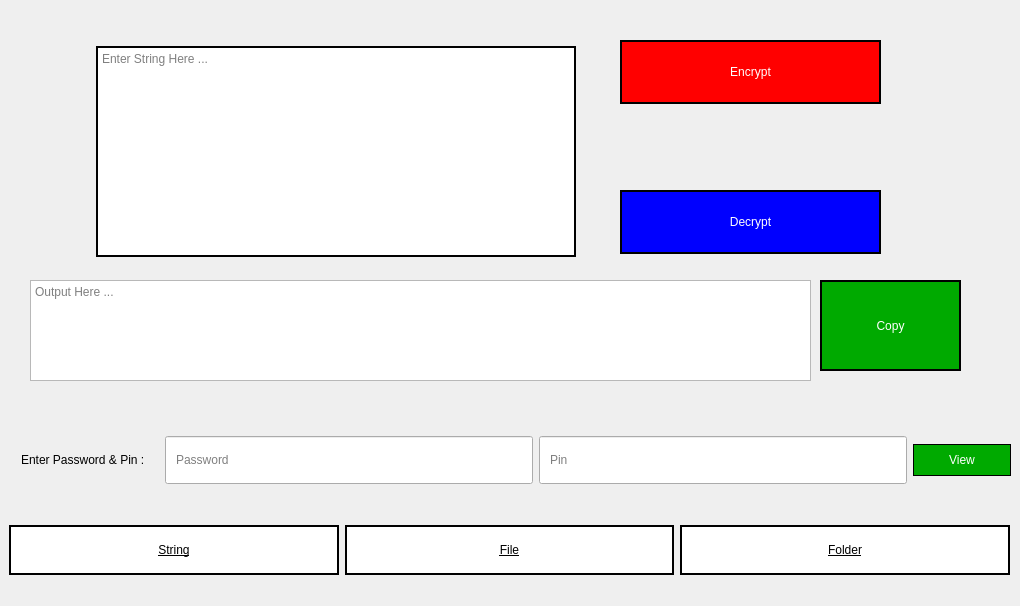
<?xml version="1.0" encoding="UTF-8"?>
<ui version="4.0">
 <class>MainWindow</class>
 <widget class="QMainWindow" name="MainWindow">
  <property name="geometry">
   <rect>
    <x>0</x>
    <y>0</y>
    <width>1020</width>
    <height>606</height>
   </rect>
  </property>
  <property name="minimumSize">
   <size>
    <width>1020</width>
    <height>0</height>
   </size>
  </property>
  <property name="maximumSize">
   <size>
    <width>1020</width>
    <height>16777215</height>
   </size>
  </property>
  <property name="windowTitle">
   <string>MainWindow</string>
  </property>
  <widget class="QWidget" name="centralwidget">
   <widget class="QWidget" name="horizontalLayoutWidget">
    <property name="geometry">
     <rect>
      <x>9</x>
      <y>510</y>
      <width>1001</width>
      <height>80</height>
     </rect>
    </property>
    <layout class="QHBoxLayout" name="horizontalLayout_2">
     <item>
      <widget class="QPushButton" name="stringButton">
       <property name="styleSheet">
        <string notr="true">background-color: rgb(255, 255, 255);
font: 75 14pt &quot;MS Shell Dlg 2&quot;;
text-decoration: underline;
border-style: solid;
border-color: rgb(0, 0, 0);
border-width: 2px;
magin: 8px;
padding: 16px;</string>
       </property>
       <property name="text">
        <string>String</string>
       </property>
      </widget>
     </item>
     <item>
      <widget class="QPushButton" name="fileButton">
       <property name="styleSheet">
        <string notr="true">background-color: rgb(255, 255, 255);
font: 75 14pt &quot;MS Shell Dlg 2&quot;;
text-decoration: underline;
border-style: solid;
border-color: rgb(0, 0, 0);
border-width: 2px;
magin: 8px;
padding: 16px;</string>
       </property>
       <property name="text">
        <string>File</string>
       </property>
      </widget>
     </item>
     <item>
      <widget class="QPushButton" name="folderButton">
       <property name="styleSheet">
        <string notr="true">background-color: rgb(255, 255, 255);
font: 75 14pt &quot;MS Shell Dlg 2&quot;;
text-decoration: underline;
border-style: solid;
border-color: rgb(0, 0, 0);
border-width: 2px;
magin: 8px;
padding: 16px;</string>
       </property>
       <property name="text">
        <string>Folder</string>
       </property>
      </widget>
     </item>
    </layout>
   </widget>
   <widget class="QWidget" name="horizontalLayoutWidget_2">
    <property name="geometry">
     <rect>
      <x>10</x>
      <y>420</y>
      <width>1001</width>
      <height>80</height>
     </rect>
    </property>
    <layout class="QHBoxLayout" name="horizontalLayout_3">
     <item>
      <widget class="QLabel" name="passwordPin">
       <property name="styleSheet">
        <string notr="true">font: 12pt &quot;MS Shell Dlg 2&quot;;
padding: 8px;</string>
       </property>
       <property name="text">
        <string>Enter Password &amp; Pin : </string>
       </property>
      </widget>
     </item>
     <item>
      <widget class="QLineEdit" name="passwordInput">
       <property name="minimumSize">
        <size>
         <width>0</width>
         <height>48</height>
        </size>
       </property>
       <property name="styleSheet">
        <string notr="true">font: 10pt &quot;MS Shell Dlg 2&quot;;
padding: 8px;</string>
       </property>
       <property name="text">
        <string/>
       </property>
       <property name="echoMode">
        <enum>QLineEdit::Password</enum>
       </property>
       <property name="placeholderText">
        <string>Password</string>
       </property>
      </widget>
     </item>
     <item>
      <widget class="QLineEdit" name="PinInput">
       <property name="minimumSize">
        <size>
         <width>48</width>
         <height>48</height>
        </size>
       </property>
       <property name="styleSheet">
        <string notr="true">font: 10pt &quot;MS Shell Dlg 2&quot;;
padding: 8px;</string>
       </property>
       <property name="text">
        <string/>
       </property>
       <property name="echoMode">
        <enum>QLineEdit::Password</enum>
       </property>
       <property name="placeholderText">
        <string>Pin</string>
       </property>
      </widget>
     </item>
     <item>
      <widget class="QPushButton" name="encryptButton_2">
       <property name="styleSheet">
        <string notr="true">border-color: rgb(0, 0, 0);
border-style: solid;
border-width: 1px;
padding: 8px;
color: rgb(255, 255, 255);
background-color: rgb(0, 170, 0);
font: 12pt &quot;MS Shell Dlg 2&quot;;
width: 80px;</string>
       </property>
       <property name="text">
        <string>View</string>
       </property>
      </widget>
     </item>
    </layout>
   </widget>
   <widget class="QStackedWidget" name="stackedWidget">
    <property name="geometry">
     <rect>
      <x>10</x>
      <y>10</y>
      <width>981</width>
      <height>391</height>
     </rect>
    </property>
    <property name="currentIndex">
     <number>0</number>
    </property>
    <widget class="QWidget" name="stringPage">
     <widget class="QTextEdit" name="textEdit">
      <property name="geometry">
       <rect>
        <x>70</x>
        <y>20</y>
        <width>512</width>
        <height>243</height>
       </rect>
      </property>
      <property name="maximumSize">
       <size>
        <width>512</width>
        <height>16777215</height>
       </size>
      </property>
      <property name="styleSheet">
       <string notr="true">border-style: solid;
font: 12pt &quot;MS Shell Dlg 2&quot;;
border-width: 2px;
border-color: rgb(0, 0, 0);
margin: 16px;</string>
      </property>
      <property name="placeholderText">
       <string>Enter String Here ... </string>
      </property>
     </widget>
     <widget class="QPushButton" name="decryptButton">
      <property name="geometry">
       <rect>
        <x>610</x>
        <y>180</y>
        <width>261</width>
        <height>64</height>
       </rect>
      </property>
      <property name="styleSheet">
       <string notr="true">border-color: rgb(0, 0, 0);
border-style: solid;
border-width: 2px;
magin: 8px;
padding: 16px;
background-color: rgb(0, 0, 255);
color: rgb(255, 255, 255);
font: 87 14pt &quot;Arial Black&quot;;</string>
      </property>
      <property name="text">
       <string>Decrypt</string>
      </property>
     </widget>
     <widget class="QPushButton" name="encryptButton">
      <property name="geometry">
       <rect>
        <x>610</x>
        <y>30</y>
        <width>261</width>
        <height>64</height>
       </rect>
      </property>
      <property name="styleSheet">
       <string notr="true">border-color: rgb(0, 0, 0);
border-style: solid;
border-width: 2px;
magin: 8px;
padding: 16px;
color: rgb(255, 255, 255);
font: 87 14pt &quot;Arial Black&quot;;
background-color: rgb(255, 0, 0);</string>
      </property>
      <property name="text">
       <string>Encrypt</string>
      </property>
     </widget>
     <widget class="QTextBrowser" name="textBrowser">
      <property name="geometry">
       <rect>
        <x>20</x>
        <y>270</y>
        <width>781</width>
        <height>101</height>
       </rect>
      </property>
      <property name="styleSheet">
       <string notr="true">font: 12pt &quot;MS Shell Dlg 2&quot;;</string>
      </property>
      <property name="html">
       <string>&lt;!DOCTYPE HTML PUBLIC &quot;-//W3C//DTD HTML 4.0//EN&quot; &quot;http://www.w3.org/TR/REC-html40/strict.dtd&quot;&gt;
&lt;html&gt;&lt;head&gt;&lt;meta name=&quot;qrichtext&quot; content=&quot;1&quot; /&gt;&lt;style type=&quot;text/css&quot;&gt;
p, li { white-space: pre-wrap; }
&lt;/style&gt;&lt;/head&gt;&lt;body style=&quot; font-family:'MS Shell Dlg 2'; font-size:12pt; font-weight:400; font-style:normal;&quot;&gt;
&lt;p style=&quot;-qt-paragraph-type:empty; margin-top:0px; margin-bottom:0px; margin-left:0px; margin-right:0px; -qt-block-indent:0; text-indent:0px; font-size:7.8pt;&quot;&gt;&lt;br /&gt;&lt;/p&gt;&lt;/body&gt;&lt;/html&gt;</string>
      </property>
      <property name="placeholderText">
       <string>Output Here ...</string>
      </property>
     </widget>
     <widget class="QPushButton" name="encryptButton_3">
      <property name="geometry">
       <rect>
        <x>810</x>
        <y>270</y>
        <width>141</width>
        <height>91</height>
       </rect>
      </property>
      <property name="styleSheet">
       <string notr="true">border-color: rgb(0, 0, 0);
border-style: solid;
border-width: 2px;
padding: 16px;
color: rgb(255, 255, 255);
font: 87 14pt &quot;Arial Black&quot;;
background-color: rgb(0, 170, 0);</string>
      </property>
      <property name="text">
       <string>Copy</string>
      </property>
     </widget>
    </widget>
    <widget class="QWidget" name="FilePage">
     <widget class="QLineEdit" name="pathInputFile">
      <property name="geometry">
       <rect>
        <x>350</x>
        <y>150</y>
        <width>301</width>
        <height>61</height>
       </rect>
      </property>
      <property name="styleSheet">
       <string notr="true">font: 12pt &quot;MS Shell Dlg 2&quot;;</string>
      </property>
      <property name="placeholderText">
       <string>Path to File</string>
      </property>
     </widget>
     <widget class="QPushButton" name="validateFile">
      <property name="geometry">
       <rect>
        <x>350</x>
        <y>220</y>
        <width>621</width>
        <height>41</height>
       </rect>
      </property>
      <property name="styleSheet">
       <string notr="true">border-color: rgb(0, 0, 0);
border-style: solid;
border-width: 2px;
color: rgb(255, 255, 255);
font: 87 14pt &quot;Arial Black&quot;;
background-color: rgb(0, 170, 0);</string>
      </property>
      <property name="text">
       <string>Validate</string>
      </property>
     </widget>
     <widget class="QLabel" name="orEnterFile">
      <property name="geometry">
       <rect>
        <x>350</x>
        <y>120</y>
        <width>621</width>
        <height>31</height>
       </rect>
      </property>
      <property name="styleSheet">
       <string notr="true">font: 12pt &quot;MS Shell Dlg 2&quot;;</string>
      </property>
      <property name="text">
       <string>Or Enter the path to the File !</string>
      </property>
     </widget>
     <widget class="QLineEdit" name="destInputFile">
      <property name="geometry">
       <rect>
        <x>660</x>
        <y>150</y>
        <width>311</width>
        <height>61</height>
       </rect>
      </property>
      <property name="styleSheet">
       <string notr="true">font: 12pt &quot;MS Shell Dlg 2&quot;;</string>
      </property>
      <property name="placeholderText">
       <string>Path to Destination</string>
      </property>
     </widget>
     <widget class="QTextBrowser" name="textBrowserFile">
      <property name="geometry">
       <rect>
        <x>10</x>
        <y>10</y>
        <width>321</width>
        <height>371</height>
       </rect>
      </property>
     </widget>
     <widget class="QPushButton" name="selectDestFile">
      <property name="geometry">
       <rect>
        <x>700</x>
        <y>40</y>
        <width>271</width>
        <height>61</height>
       </rect>
      </property>
      <property name="styleSheet">
       <string notr="true">border-color: rgb(0, 0, 0);
border-style: solid;
border-width: 2px;
magin: 8px;
padding: 16px;
color: rgb(255, 255, 255);
font: 87 14pt &quot;Arial Black&quot;;
background-color: rgb(85, 0, 255);</string>
      </property>
      <property name="text">
       <string>Destination Path</string>
      </property>
     </widget>
     <widget class="QPushButton" name="selectFileFile">
      <property name="geometry">
       <rect>
        <x>350</x>
        <y>40</y>
        <width>271</width>
        <height>61</height>
       </rect>
      </property>
      <property name="styleSheet">
       <string notr="true">border-color: rgb(0, 0, 0);
border-style: solid;
border-width: 2px;
magin: 8px;
padding: 16px;
color: rgb(255, 255, 255);
font: 87 14pt &quot;Arial Black&quot;;
background-color: rgb(85, 0, 255);</string>
      </property>
      <property name="text">
       <string>File Path</string>
      </property>
     </widget>
     <widget class="QLabel" name="chooseFile">
      <property name="geometry">
       <rect>
        <x>350</x>
        <y>0</y>
        <width>621</width>
        <height>31</height>
       </rect>
      </property>
      <property name="styleSheet">
       <string notr="true">font: 12pt &quot;MS Shell Dlg 2&quot;;</string>
      </property>
      <property name="text">
       <string>Choose the File Path and Destination Path by clicking Below :</string>
      </property>
     </widget>
     <widget class="QPushButton" name="encryptButton_4">
      <property name="geometry">
       <rect>
        <x>350</x>
        <y>310</y>
        <width>211</width>
        <height>68</height>
       </rect>
      </property>
      <property name="styleSheet">
       <string notr="true">border-color: rgb(0, 0, 0);
border-style: solid;
border-width: 2px;
magin: 8px;
padding: 16px;
color: rgb(255, 255, 255);
font: 87 14pt &quot;Arial Black&quot;;
background-color: rgb(255, 0, 0);</string>
      </property>
      <property name="text">
       <string>Encrypt</string>
      </property>
     </widget>
     <widget class="QPushButton" name="decryptButton_3">
      <property name="geometry">
       <rect>
        <x>770</x>
        <y>310</y>
        <width>211</width>
        <height>68</height>
       </rect>
      </property>
      <property name="styleSheet">
       <string notr="true">border-color: rgb(0, 0, 0);
border-style: solid;
border-width: 2px;
magin: 8px;
padding: 16px;
background-color: rgb(0, 0, 255);
color: rgb(255, 255, 255);
font: 87 14pt &quot;Arial Black&quot;;</string>
      </property>
      <property name="text">
       <string>Decrypt</string>
      </property>
     </widget>
    </widget>
    <widget class="QWidget" name="folderPage">
     <widget class="QTextBrowser" name="textBrowserFolder">
      <property name="geometry">
       <rect>
        <x>10</x>
        <y>10</y>
        <width>321</width>
        <height>371</height>
       </rect>
      </property>
     </widget>
     <widget class="QPushButton" name="decryptButton_4">
      <property name="geometry">
       <rect>
        <x>770</x>
        <y>310</y>
        <width>211</width>
        <height>68</height>
       </rect>
      </property>
      <property name="styleSheet">
       <string notr="true">border-color: rgb(0, 0, 0);
border-style: solid;
border-width: 2px;
magin: 8px;
padding: 16px;
background-color: rgb(0, 0, 255);
color: rgb(255, 255, 255);
font: 87 14pt &quot;Arial Black&quot;;</string>
      </property>
      <property name="text">
       <string>Decrypt</string>
      </property>
     </widget>
     <widget class="QLabel" name="orEnterFile_2">
      <property name="geometry">
       <rect>
        <x>350</x>
        <y>120</y>
        <width>621</width>
        <height>31</height>
       </rect>
      </property>
      <property name="styleSheet">
       <string notr="true">font: 12pt &quot;MS Shell Dlg 2&quot;;</string>
      </property>
      <property name="text">
       <string>Or Enter the path to the Folder !</string>
      </property>
     </widget>
     <widget class="QLabel" name="chooseFile_2">
      <property name="geometry">
       <rect>
        <x>350</x>
        <y>0</y>
        <width>621</width>
        <height>31</height>
       </rect>
      </property>
      <property name="styleSheet">
       <string notr="true">font: 12pt &quot;MS Shell Dlg 2&quot;;</string>
      </property>
      <property name="text">
       <string>Choose the Folder Path and Destination Path by clicking Below :</string>
      </property>
     </widget>
     <widget class="QPushButton" name="selectDestFile_2">
      <property name="geometry">
       <rect>
        <x>700</x>
        <y>40</y>
        <width>271</width>
        <height>61</height>
       </rect>
      </property>
      <property name="styleSheet">
       <string notr="true">border-color: rgb(0, 0, 0);
border-style: solid;
border-width: 2px;
magin: 8px;
padding: 16px;
color: rgb(255, 255, 255);
font: 87 14pt &quot;Arial Black&quot;;
background-color: rgb(85, 0, 255);</string>
      </property>
      <property name="text">
       <string>Destination Path</string>
      </property>
     </widget>
     <widget class="QLineEdit" name="pathInputFile_2">
      <property name="geometry">
       <rect>
        <x>350</x>
        <y>150</y>
        <width>301</width>
        <height>61</height>
       </rect>
      </property>
      <property name="styleSheet">
       <string notr="true">font: 12pt &quot;MS Shell Dlg 2&quot;;</string>
      </property>
      <property name="placeholderText">
       <string>Path to Folder</string>
      </property>
     </widget>
     <widget class="QLineEdit" name="destInputFile_2">
      <property name="geometry">
       <rect>
        <x>660</x>
        <y>150</y>
        <width>311</width>
        <height>61</height>
       </rect>
      </property>
      <property name="styleSheet">
       <string notr="true">font: 12pt &quot;MS Shell Dlg 2&quot;;</string>
      </property>
      <property name="placeholderText">
       <string>Path to Destination</string>
      </property>
     </widget>
     <widget class="QPushButton" name="encryptButton_5">
      <property name="geometry">
       <rect>
        <x>350</x>
        <y>310</y>
        <width>211</width>
        <height>68</height>
       </rect>
      </property>
      <property name="styleSheet">
       <string notr="true">border-color: rgb(0, 0, 0);
border-style: solid;
border-width: 2px;
magin: 8px;
padding: 16px;
color: rgb(255, 255, 255);
font: 87 14pt &quot;Arial Black&quot;;
background-color: rgb(255, 0, 0);</string>
      </property>
      <property name="text">
       <string>Encrypt</string>
      </property>
     </widget>
     <widget class="QPushButton" name="selectFileFile_2">
      <property name="geometry">
       <rect>
        <x>350</x>
        <y>40</y>
        <width>271</width>
        <height>61</height>
       </rect>
      </property>
      <property name="styleSheet">
       <string notr="true">border-color: rgb(0, 0, 0);
border-style: solid;
border-width: 2px;
magin: 8px;
padding: 16px;
color: rgb(255, 255, 255);
font: 87 14pt &quot;Arial Black&quot;;
background-color: rgb(85, 0, 255);</string>
      </property>
      <property name="text">
       <string>Folder Path</string>
      </property>
     </widget>
     <widget class="QPushButton" name="validateFile_2">
      <property name="geometry">
       <rect>
        <x>350</x>
        <y>220</y>
        <width>621</width>
        <height>41</height>
       </rect>
      </property>
      <property name="styleSheet">
       <string notr="true">border-color: rgb(0, 0, 0);
border-style: solid;
border-width: 2px;
color: rgb(255, 255, 255);
font: 87 14pt &quot;Arial Black&quot;;
background-color: rgb(0, 170, 0);</string>
      </property>
      <property name="text">
       <string>Validate</string>
      </property>
     </widget>
    </widget>
   </widget>
  </widget>
 </widget>
 <resources/>
 <connections/>
</ui>
